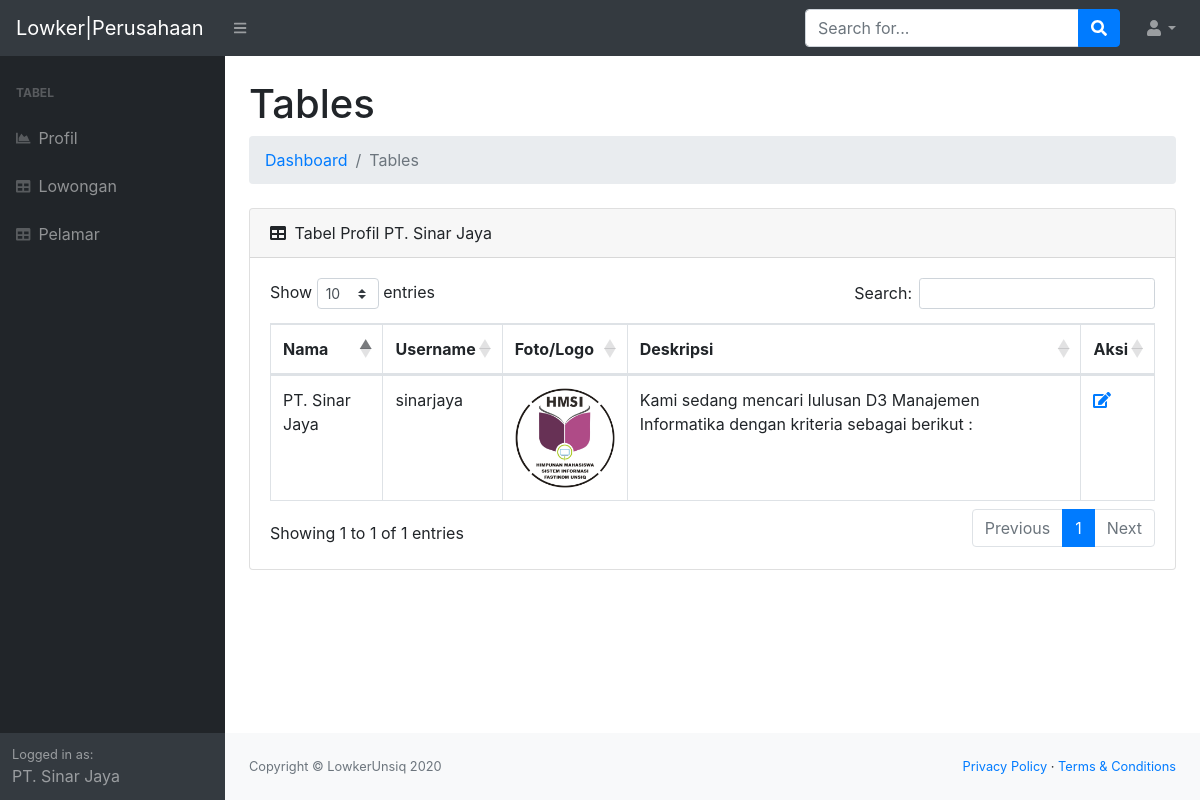
Page /perusahaan/profil.php (signed in) on the committed database.
### tables this page shows
CREATE TABLE `perusahaan` (
  `id_perusahaan` int(11) NOT NULL,
  `username` varchar(50) NOT NULL,
  `password` varchar(255) NOT NULL,
  `nama` varchar(30) NOT NULL,
  `foto` varchar(500) NOT NULL,
  `alamat` varchar(100) NOT NULL,
  `deskripsi` text NOT NULL
);

### perusahaan/profil.php (the view)
<?php include 'header.php';?>
<main>
                    <div class="container-fluid">
                        <h1 class="mt-4">Tables</h1>
                        <ol class="breadcrumb mb-4">
                            <li class="breadcrumb-item"><a href="index.html">Dashboard</a></li>
                            <li class="breadcrumb-item active">Tables</li>
                        </ol>
                        <div class="card mb-4">
                            <div class="card-header">
                                <i class="fas fa-table mr-1"></i>
                                Tabel Profil <?php echo $_SESSION['nama'];?>
                            </div>
                            <div class="card-body">
                                <div class="table-responsive">
                                    <table class="table table-bordered" id="dataTable" width="100%" cellspacing="0">
                                        <thead>
                                            <tr>
                                                <th>Nama</th>
                                                <th>Username</th>
                                                <th>Foto/Logo</th>
                                                <th>Deskripsi</th>
                                                <th>Aksi</th>
                                            </tr>
                                        </thead>
                                        <tbody>
                                            <?php
                                            $sql = "SELECT * FROM perusahaan WHERE id_perusahaan = $_SESSION[id_perusahaan]";
                                            $query = mysqli_query($dbc,$sql);
                                            while($perusahaan = mysqli_fetch_array($query))
                                            {
                                                echo "<tr>";
                                                echo "<td>".$perusahaan['nama']."</td>";
                                                echo "<td>".$perusahaan['username']."</td>";
                                                echo "<td><img src='../img/perusahaan/$perusahaan[foto]' width='100' height='100'></td>";
                                                echo "<td>".$perusahaan['deskripsi']."</td>";
                                                echo "<td>";
                                                echo "<a class='sidebar-link' href='edit_profil.php?id=".$perusahaan['id_perusahaan']."'><i class='fas fa-edit '></i></a>";
                                                echo "</tr>";
                                            }
                                            ?>
                                        </tbody>
                                    </table>
                                </div>
                            </div>
                        </div>
                    </div>
                </main>
<?php include 'footer.php';?>

### rows in the picture
perusahaan: nama "PT. Sinar Jaya", username "sinarjaya", foto (picture), deskripsi "Kami sedang mencari lulusan D3 Manajemen Informatika dengan kriteria sebagai berikut :"

### other values in the picture
$_SESSION['nama'] "PT. Sinar Jaya"
